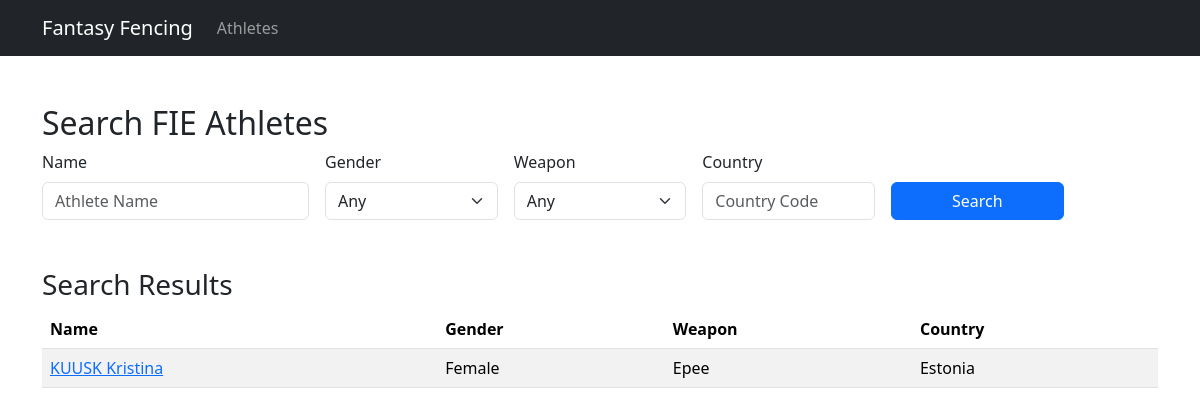
The app's page /frontend/php/searchAthletes.php?name=KUUSK Kristina with its own data.
### tables this page shows
CREATE TABLE IF NOT EXISTS athletes (
    	id INT PRIMARY KEY,
    	name VARCHAR(100) NOT NULL,
    	firstName VARCHAR(50) NOT NULL,
    	lastName VARCHAR(50) NOT NULL,
    	gender ENUM('male', 'female') NOT NULL,
    	nationality CHAR(3) NOT NULL,
    	weapon ENUM('sabre', 'epee', 'foil') NOT NULL,
    	weapon2 ENUM('sabre', 'epee', 'foil') DEFAULT NULL,
    	isActive BOOLEAN DEFAULT FALSE
);

### backend/php/databaseFunctions.php (called while the page is built, shortened)
<?php
function searchAthletes($name = '', $gender = '', $weapon = '', $country = '') {
    	$db = dbConnect();
    	$query = "SELECT id, name, gender, weapon, weapon2, nationality FROM athletes WHERE 1=1";
    	$params = [];
    	$types = '';
    	if ($name) {
        	$query .= " AND name LIKE ?";
        	$params[] = '%' . $name . '%';
        	$types .= 's';
    	}
    	$stmt = $db->prepare($query);
    	if ($types) {
        	$stmt->bind_param($types, ...$params);
    	}
    	$stmt->execute();
    	$result = $stmt->get_result();
    	$athletes = [];
    	while ($row = $result->fetch_assoc()) {
        	$athletes[] = $row;
    	}
    	return $athletes;
}
?>

### frontend/php/searchAthletes.php (the view, shortened to what this page needs)
<?php
include 'header.php';
include '../../backend/php/dataArrays.php';
?>
<body>
	<div class="container mt-5">
        	<h2>Search FIE Athletes</h2>
        	<form action="" method="GET">
            		<div class="row g-3 align-items-end">
                		<div class="col-md-3">
                    			<label for="name" class="form-label">Name</label>
                    			<input type="text" class="form-control" id="name" name="name" placeholder="Athlete Name">
                		</div>
                		<div class="col-md-2">
                    			<label for="gender" class="form-label">Gender</label>
                    			<select class="form-select" id="gender" name="gender">
                       				<option value="">Any</option>
                    			</select>
                		</div>
                		<div class="col-md-2">
                    			<label for="weapon" class="form-label">Weapon</label>
                    			<select class="form-select" id="weapon" name="weapon">
						<option value="">Any</option>
                    			</select>
                		</div>
                		<div class="col-md-2">
                    			<label for="country" class="form-label">Country</label>
                    			<input type="text" class="form-control" id="country" name="country" placeholder="Country Code">
                		</div>
                		<div class="col-md-2">
                    			<button type="submit" class="btn btn-primary w-100">Search</button>
                		</div>
            		</div>
        	</form>
        	<?php if ($_SERVER['REQUEST_METHOD'] === 'GET' && !empty($_GET)): ?>
            		<h3 class="mt-5">Search Results</h3>
            		<table class="table table-striped">
                		<thead>
                    			<tr>
                        		<th>Name</th>
                        		<th>Gender</th>
                        		<th>Weapon</th>
                        		<th>Country</th>
                    			</tr>
                		</thead>
                		<tbody>
		            		<?php
		            		require_once '../../backend/php/databaseFunctions.php';
		            		$results = searchAthletes($_GET['name'] ?? '', $_GET['gender'] ?? '', $_GET['weapon'] ?? '', $_GET['country'] ?? '');
				    	foreach ($results as $athlete):
				        	$weaponDisplay = ucfirst($athlete['weapon']);
				        	$genderDisplay = ucfirst($athlete['gender']);
				       	 	$countryName = $validCountryCodes[$athlete['nationality']] ?? $athlete['nationality'];
				    	?>
				        <tr>
		                    		<td><a href="athlete.php?id=<?= $athlete['id'] ?>"><?= htmlspecialchars($athlete['name']) ?></a></td>
		                    		<td><?= htmlspecialchars($genderDisplay) ?></td>
		                    		<td><?= htmlspecialchars($weaponDisplay) ?></td>
		                    		<td><?= htmlspecialchars($countryName) ?></td>
		                	</tr>
		            		<?php endforeach; ?>
                		</tbody>
            		</table>
       	 	<?php endif; ?>
    	</div>
</body>
</html>

### records on screen
athletes: name "KUUSK Kristina", gender "Female", weapon "Epee", nationality "Estonia"
